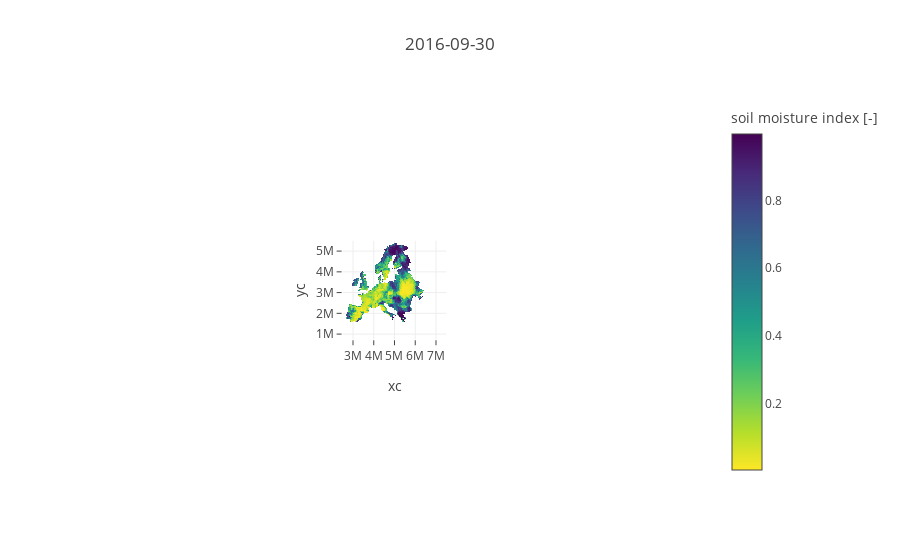

Source (notebook cell):
### Code cell
px.imshow(smi.SMI[-50],x=smi.xc,y=smi.yc, origin='lower', aspect='equal', template='none', color_continuous_scale='viridis_r', title=str(pd.to_datetime(smi.time[-50].values).date()))
